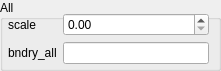
       <widget class="QGroupBox" name="groupBox_7">
        <property name="geometry">
         <rect>
          <x>620</x>
          <y>20</y>
          <width>221</width>
          <height>71</height>
         </rect>
        </property>
        <property name="title">
         <string>All</string>
        </property>
        <widget class="QGroupBox" name="groupBox_8">
         <property name="geometry">
          <rect>
           <x>20</x>
           <y>70</y>
           <width>221</width>
           <height>71</height>
          </rect>
         </property>
         <property name="title">
          <string>All</string>
         </property>
        </widget>
        <widget class="QWidget" name="formLayoutWidget_6">
         <property name="geometry">
          <rect>
           <x>8</x>
           <y>13</y>
           <width>201</width>
           <height>71</height>
          </rect>
         </property>
         <layout class="QFormLayout" name="formLayout_10">
          <property name="fieldGrowthPolicy">
           <enum>QFormLayout::AllNonFixedFieldsGrow</enum>
          </property>
          <item row="0" column="0">
           <widget class="QLabel" name="label_49">
            <property name="text">
             <string>scale</string>
            </property>
           </widget>
          </item>
          <item row="0" column="1">
           <widget class="QDoubleSpinBox" name="scaleDoubleSpin"/>
          </item>
          <item row="1" column="0">
           <widget class="QLabel" name="label_62">
            <property name="text">
             <string>bndry_all</string>
            </property>
           </widget>
          </item>
          <item row="1" column="1">
           <widget class="QLineEdit" name="bndry_allLine">
            <property name="toolTip">
             <string>Default boundary condition</string>
            </property>
            <property name="statusTip">
             <string/>
            </property>
           </widget>
          </item>
         </layout>
        </widget>
       </widget>
